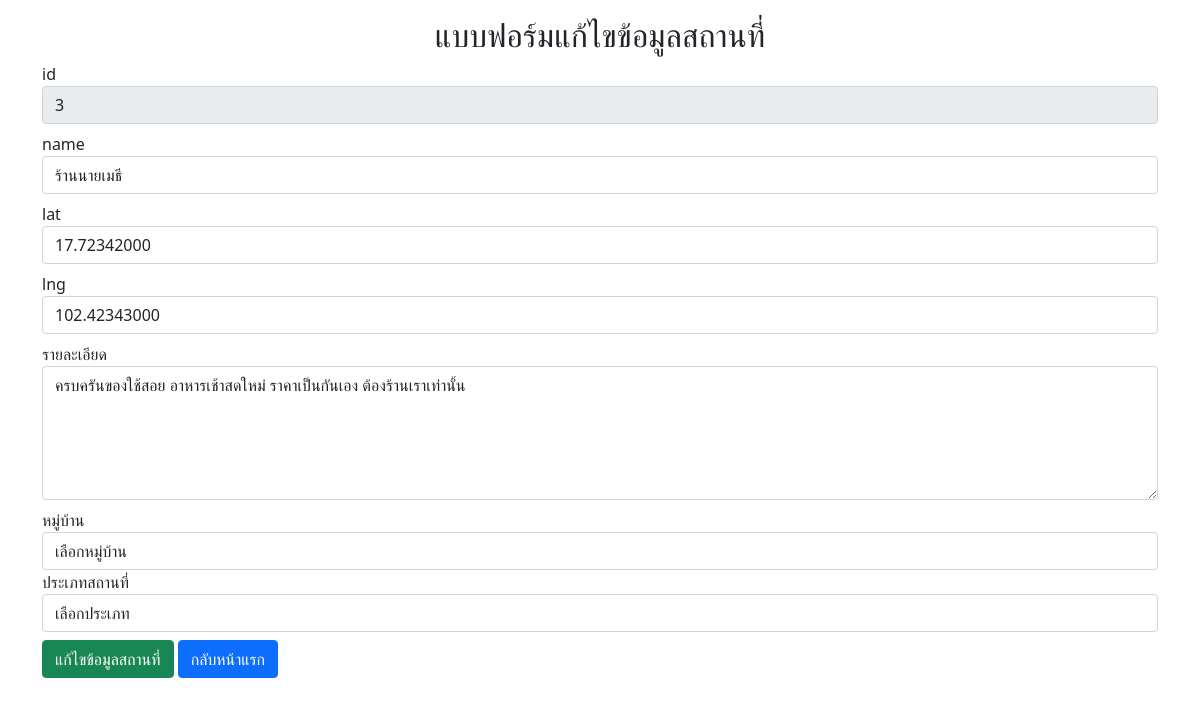
/project_webPro/admin/form/updatefrm_place.php?id=3, run on the app's committed database.
### tables this page shows
CREATE TABLE `place` (
  `id` int(11) NOT NULL COMMENT 'รหัสสถานที่',
  `name` varchar(50) NOT NULL COMMENT 'ชื่อสถานที่',
  `lat` text NOT NULL COMMENT 'ละติจูด',
  `lng` text NOT NULL COMMENT 'ลองจิจูด',
  `id_vill` int(11) DEFAULT NULL COMMENT 'รหัสหมู่บ้าน',
  `id_ctgry` int(11) DEFAULT NULL COMMENT 'รหัสประเภท',
  `detail` text NOT NULL COMMENT 'รายละเอียดสถานที่'
);

### project_webPro/admin/form/updatefrm_place.php (the view, shortened to what this page needs)
<?php
require("../../connectdb.php");
$id = $_GET["id"];
$sql = "SELECT p.id as 'id', p.name as 'name', lat, lng, id_vill, id_ctgry, v.name as 'village', c.name as 'categories', detail FROM `place` as p INNER JOIN village as v ON p.id_vill = v.id INNER JOIN categories c ON p.id_ctgry = c.id WHERE p.id = '$id'";
$result = mysqli_query($conn, $sql);
$objResult = mysqli_fetch_array($result);
$id_vill = $objResult["id_vill"];
$id_ctgry = $objResult["id_ctgry"];
?>
<html lang="en">
<head>
    <link href="https://cdn.jsdelivr.net/npm/bootstrap@5.0.2/dist/css/bootstrap.min.css" rel="stylesheet">
</head>
<body>
    <div class="container my-3">
        <h2 class="text-center">แบบฟอร์มแก้ไขข้อมูลสถานที่</h2>
        <form action="../manage/updateData_place.php" method="post">
            <div class="form-group">
                <label for="id">id</label>
                <input type="text" name="id" id="" class="form-control mb-2" value="<?php echo $objResult["id"]; ?>" readonly>
            </div>
            <div class="form-group">
                <label for="name">name</label>
                <input type="text" name="name" id="" class="form-control mb-2" value="<?php echo $objResult["name"]; ?>" required>
            </div>
            <div class="form-group">
                <label for="lat">lat</label>
                <input type="text" name="lat" id="" class="form-control mb-2" value="<?php echo $objResult["lat"]; ?>" required>
            </div>
            <div class="form-group">
                <label for="lng">lng</label>
                <input type="text" name="lng" id="" class="form-control mb-2" value="<?php echo $objResult["lng"]; ?>" required>
            </div>
            <div class="form-group">
                <label for="name">รายละเอียด</label>
                <textarea name="detail" id="" class="form-control mb-2" rows="5" required><?php echo $objResult["detail"]; ?></textarea>
            </div>
            <div class="form-group">
            <label for="name">หมู่บ้าน</label>
                <select name="id_vill" class="form-control" required>
                    <option value="<?php echo $id_vill; ?>">เลือกหมู่บ้าน</option>
                </select>
            </div>
            <div class="form-group">
            <label for="name">ประเภทสถานที่</label>
                <select name="id_ctgry" class="form-control" required>
                    <option value="<?php echo $id_ctgry; ?>">เลือกประเภท</option>
                </select>
            </div>
            <button class="btn btn-success my-2" name="update_pln" type="submit">แก้ไขข้อมูลสถานที่</button>
            <a href="../index.php" class="btn btn-primary my-2">กลับหน้าแรก</a>
        </form>
    </div>
</body>
</html>

### data on the page
place: id "3", name "ร้านนายเมธี", lat "17.72342000", lng "102.42343000", detail "ครบครันของใช้สอย อาหารเช้าสดใหม่ ราคาเป็นกันเอง ต้องร้านเราเท่านั้น"
